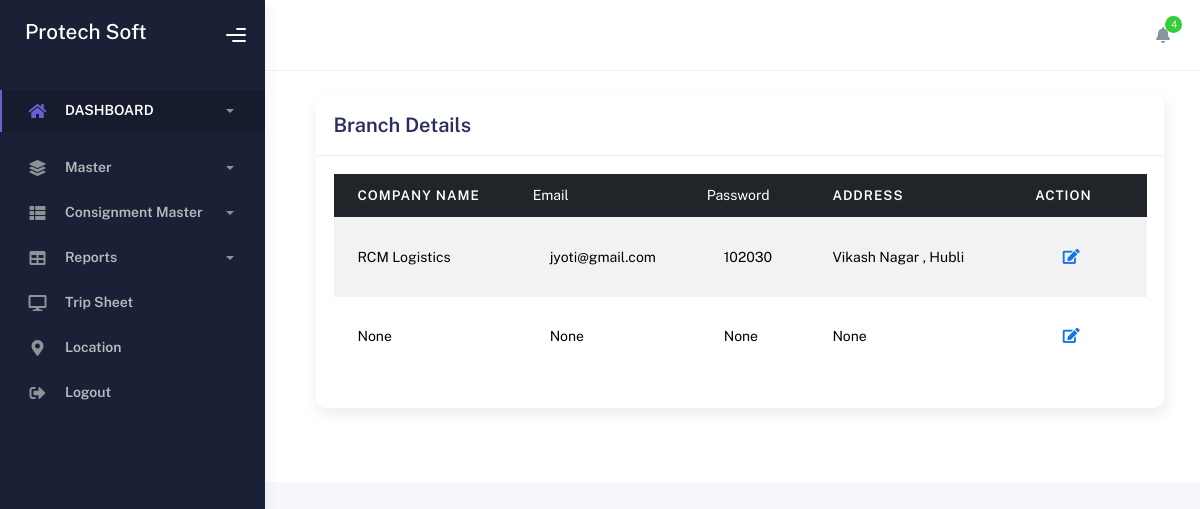
Page /view_branch on the committed database.
### consign_app/models.py (models this page shows)
class Branch(models.Model):
    headname = models.CharField(max_length=150, null=True)
    companyname = models.CharField(max_length=50, null=True)
    phonenumber = models.CharField(max_length=50, null=True)
    email = models.CharField(max_length=50, null=True)
    gst = models.CharField(max_length=50, null=True)
    address = models.CharField(max_length=50, null=True)
    password = models.CharField(max_length=50, null=True)
    prefix = models.CharField(max_length=50, null=True)
    branchtype = models.CharField(max_length=50, null=True)

### consign_app/views.py (the view)
# urls.py: path('view_branch', views.view_branch, name='view_branch'),
def view_branch(request):
    data = Branch.objects.all()
    return render(request, 'view_branch.html', {'data': data})

### consign_app/templates/view_branch.html (shortened to what this page needs)
{% load static %}
<!DOCTYPE html>
<html lang="en">
  <head>
    <link rel="stylesheet" href="{% static 'assets/css/bootstrap.min.css' %}" />
    <link rel="stylesheet" href="{% static 'assets/css/plugins.min.css' %}" />
    <link rel="stylesheet" href="{% static 'assets/css/kaiadmin.min.css' %}" />
    <link rel="stylesheet" href="{% static 'assets/css/demo.css' %}" />
  </head>
          {% include 'index_menu.html' %}
    <div class="container" style=" width: 100%; overflow-x: auto;">
<div class="container">
          <div class="page-inner">
            <div class="page-header">
                <form method="get" style="width:900px">
                    <div class="col-md-12">
                <div class="card">
                  <div class="card-header">
                    <h4 class="card-title">Branch Details</h4>
                  </div>
                  <div class="card-body">
                    <div class="table-responsive">
<table id="multi-filter-select" class="display table table-striped table-hover">                        <thead class="table-dark">
                        <tr>
                            <th>Company Name</th>
                            <td>Email</td>
                            <td>Password</td>
                            <th>Address</th>
                            <th>Action</th>
                        </tr>
                        </thead>
                        <tbody>
                        {% for v in data %}
                        <tr class="custom-row">
                            <td>{{v.companyname}}</td>
                            <td>{{v.email}}</td>
                            <td>{{ v.password }}</td>
                            <td>{{v.address}}</td>
                            <td class="action-btns">
                                <a href="{% url 'edit_branch' v.id %}" class="btn btn-link btn-primary btn-lg">  <i class="fa fa-edit"></i></a>
                            </td>
                        </tr>
                        {% endfor %}
                        </tbody>
                    </table>
                    </div>
                  </div>
                </div>
                    </div>
                </form>
            </div>
        </div>
    </div>
</div>
  </body>
</html>

### rows in the picture
Branch: companyname "RCM Logistics", email "jyoti@gmail.com", password "102030", address "Vikash Nagar , Hubli"
Branch: companyname "None", email "None", password "None", address "None"
